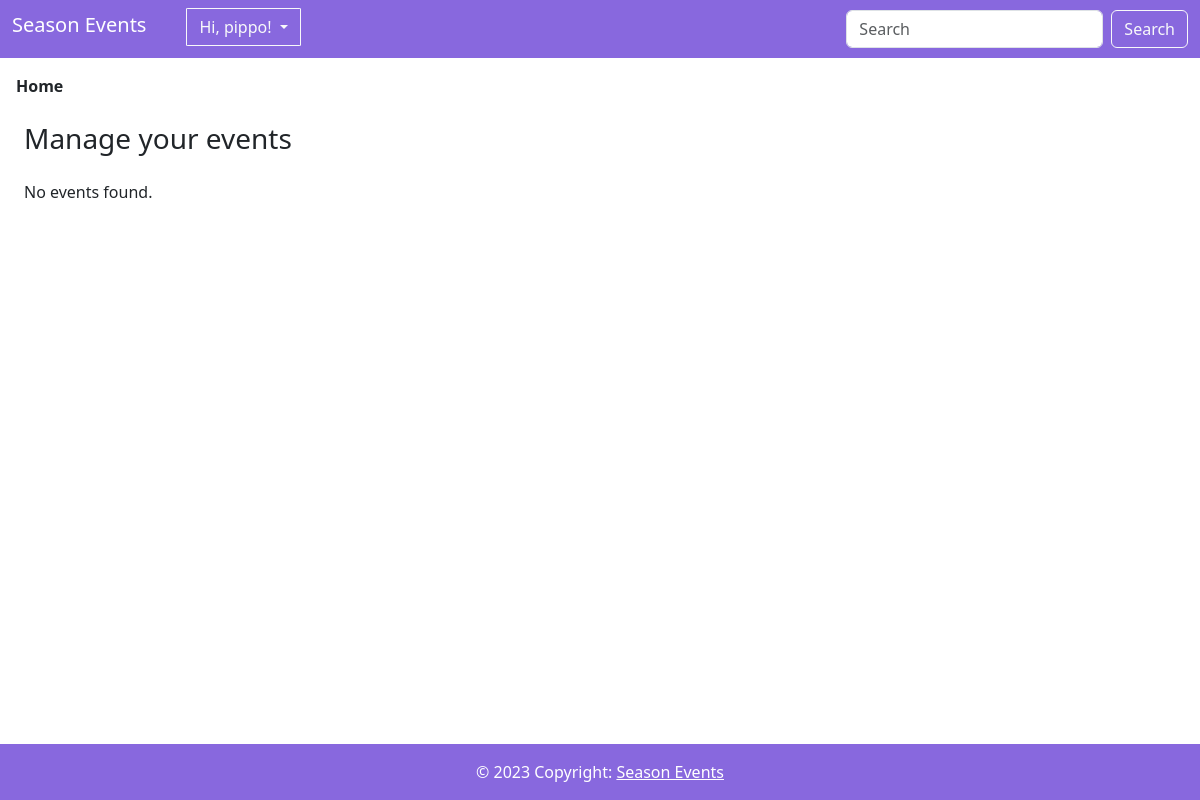
The page /myEvents/ (signed in) on the database as committed earlier.
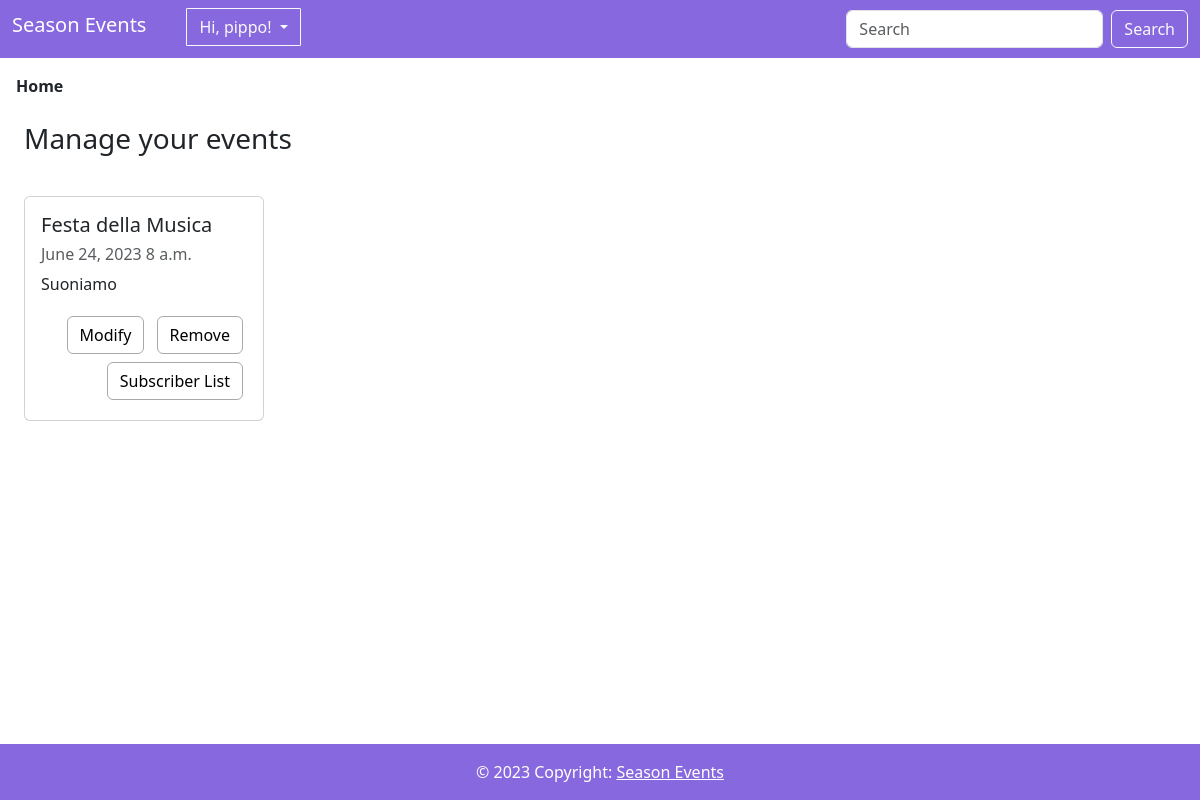
The same page on the database as committed later.
### event/models.py (models this page shows, shortened)
class Event(models.Model):
    title = models.CharField(max_length=100, primary_key=True)
    description = models.TextField()
    date = models.DateField()
    time = models.TimeField(default=datetime.time)
    location = models.CharField(max_length=100)
    program = models.TextField(default='Not Available')
    ticket_price = models.DecimalField(max_digits=8, decimal_places=2, default=0)
    image = models.ImageField(upload_to=event_image_upload_path, null=True, blank=True)
    category = models.ManyToManyField('EventCategory')
    participants = models.ManyToManyField(User, related_name="events_participants")
    creator = models.ForeignKey(User, on_delete=models.CASCADE, related_name='events_created')
    max_seats = models.PositiveIntegerField()
    available_seats = models.PositiveIntegerField()

### event/views.py (the view)
# urls.py: path('myEvents/', views.my_events, name='my_events'),
def my_events(request):
    events = Event.objects.filter(creator=request.user)
    context = {
        'events': events
    }
    return render(request, 'my_events.html', context)

### templates/my_events.html (shortened to what this page needs)
{% extends "base.html" %}
{% block content %}
    <h3 class="mx-4 my-4" > Manage your events</h3>
    <div class="d-flex justify-content-start mx-4 ">
        {% if events %}
            <div class="row ml-3">
                {% for event in events %}
                <div class="col-xs-12 col-sm-6 col-lg-6 my-3">
                    <div class="card" style="width: 15rem;">
                        <div class="card-body">
                            <h5 class="card-title">
                                {{ event.title }}
                            </h5>
                            <h6 class="sub-title mb-2 text-body-secondary">{{ event.date }} {{ event.time }}</h6>
                            <p class="card-descr">
                                {{ event.description }}
                            </p>
                            <div class="text-end">
                                <a href="{% url 'event:modify_event' title=event.title %}" class="btn btn-style m-1">
                                    Modify</a>
                                <a href="{% url 'event:remove_event' title=event.title %}" class="btn btn-style m-1">
                                    Remove</a>
                                <a href="{% url 'event:participant_list' title=event.title %}" class="btn btn-style m-1">
                                    Subscriber List</a>
                            </div>
                        </div>
                    </div>
                </div>
                {% endfor %}
                {% else %}
                    <p>No events found.</p>
            </div>
        {% endif %}
    </div>
{% endblock %}

Rows that differ between the two databases and show on the page:
added Event: title "Festa della Musica", date "June 24, 2023", time "8 a.m.", description "Suoniamo"
Other text that changed with them:
text no longer shown: "No events found."
